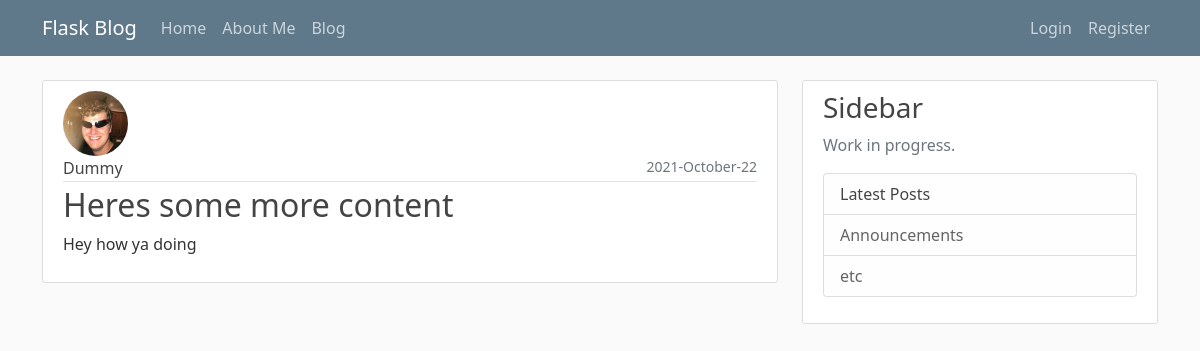
Before: /post/4 with the older database file.
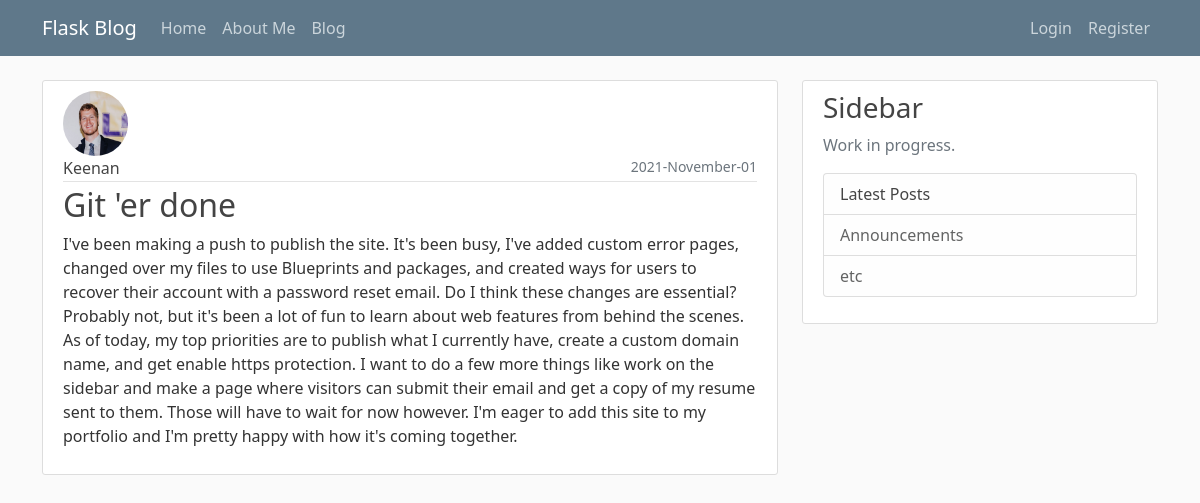
After: the same page with the newer database file.
### flaskblog/models.py (models this page shows, shortened)
class User(db.Model, UserMixin):
    id = db.Column(db.Integer, primary_key=True)
    username = db.Column(db.String(20), unique=True, nullable=False)
    email = db.Column(db.String(120), unique=True, nullable=False)
    image_file = db.Column(db.String(20), nullable=False, default='default.jpg')
    password = db.Column(db.String(60), nullable=False)
    posts = db.relationship('Post', backref='author', lazy=True)

class Post(db.Model):
    id = db.Column(db.Integer, primary_key=True)
    title = db.Column(db.String(100), nullable=False)
    date_posted = db.Column(db.DateTime, nullable=False, default=datetime.utcnow)
    content = db.Column(db.Text, nullable=False)
    user_id = db.Column(db.Integer, db.ForeignKey('user.id'), nullable=False)

### flaskblog/posts/routes.py (the view)
@posts.route("/post/<int:post_id>")
def post(post_id):
    post = Post.query.get_or_404(post_id)
    return render_template('post.html', title=post.title, post=post)

### flaskblog/templates/post.html (shortened to what this page needs)
{% extends 'index.html' %}
{% block content %}
  <article class="media content-section">
    <img class="rounded-circle article-img" src="{{ url_for('static', filename='profile_pic/' + post.author.image_file)}}">
    <div class="media-body ml-4">
      <div class="article-metadata">
        <a class="article-title mr-2" href="{{ url_for('users.user_posts', username=post.author.username) }}">{{ post.author.username }}</a>
        <small class="text-muted float-end">{{ post.date_posted.strftime('%Y-%B-%d') }}</small>
      </div>
      <h2 class="article-title">{{ post.title }}</h2>
      <p class="article-content">{{ post.content }}</p>
    </div>
  </article>
{% endblock content%}

Changed rows visible on the page:
no longer on this page (row unchanged): User: image_file (picture), author.username "Dummy"
now on this page (row unchanged): User: image_file (picture), author.username "Keenan"
changed Post: date_posted "2021-October-22" → "2021-November-01"; title "Heres some more content" → "Git 'er done"; content "Hey how ya doing" → "I've been making a push to publish the site. It's been busy, I've added custom error pages, changed over my files to use Blueprints and packages, and created ways for users to recover their account with a password reset email. Do I think these changes are essential? Probably not, but it's been a lot of fun to learn about web features from behind the scenes. As of today, my top priorities are to publish what I currently have, create a custom domain name, and get enable https protection. I want to do a few more things like work on the sidebar and make a page where visitors can submit their email and get a copy of my resume sent to them. Those will have to wait for now however. I'm eager to…"
